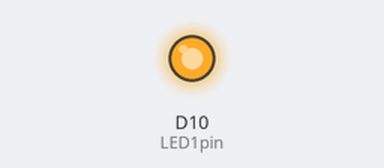
Bench run of a sketch on a simulated Arduino Zero (SAMD21). On the bench: output pins drawn as LEDs (lit = HIGH). What the sketch prints to the serial monitor is not drawn.

Above: at 0.5 s.
At 37.0 s:
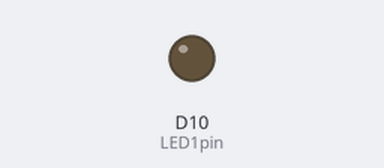
Timing chart, 0 to 40.3 s (numbered marks = the images above):
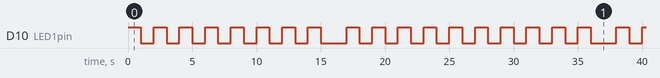

Measured:
- by itself, D10 (LED1pin): moves between LOW and HIGH, repeating every 31.0 s
- by itself, everything shown: repeats every 31.0 s, in 30 steps

The sketch:

ex_2_0_DebugSingle.ino
```cpp
#define TIMER1 1000

int LED1pin= 10;

bool LED1state= HIGH;

unsigned long timer = 0;
unsigned long timerOld = 0;

void setup() {
  // put your setup code here, to run once:
SerialUSB.begin(9600); //initialize the Serial connection between our board and computer
while(!SerialUSB){}; //wait to make sure that the connection is made

pinMode(LED1pin, OUTPUT);

digitalWrite(LED1pin, LED1state);
}

void loop() {
  // put your main code here, to run repeatedly:
timer=millis();
SerialUSB.println(timer);
if((timer%TIMER1)==0 && timer != timerOld){
LED1state= !LED1state;
digitalWrite(LED1pin, LED1state);
}
timerOld=timer;
}
```
